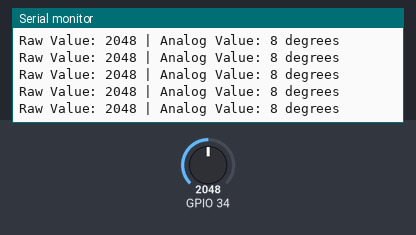
This sketch was run on a simulated ESP32. Parts: the last lines printed to the serial monitor. The test bench sets the inputs (shaded band); at power-on: GPIO 34 = 2048.

Above: at 1.2 s.
1.3 s: GPIO 34 set to 2866
At 1.31 s:
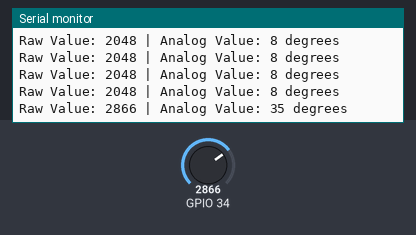
2.8 s: GPIO 34 set to 3603
At 2.82 s:
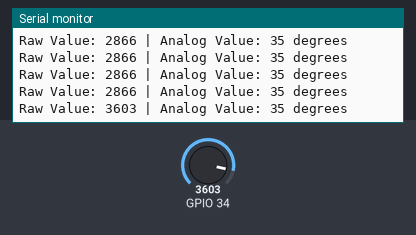
Timing chart, 0 to 5.8 s (numbered marks = the images above; inputs shaded):
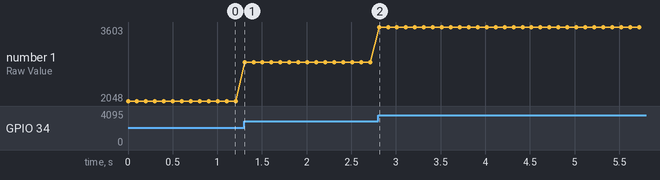

The sketch:

Steering_Feedback.ino
```cpp
void setup() {
    Serial.begin(115200);
}

void loop() {
    int analogValue = analogRead(34); // Use GPIO 34 as analog input
    Serial.print("Raw Value: ");
    Serial.print(analogValue);
    Serial.print(" | ");
    analogValue = map(constrain(analogValue, 1300, 2500), 1300, 2500, -35, 35); // Map to a range of 0-100
    Serial.print("Analog Value: ");
    Serial.print(analogValue);
    Serial.println(" degrees");
    delay(100);
}
```

Measured:
- after the input at 1.3 s, the serial monitor: prints a new line at once (image 1)
- after the input at 2.8 s, the serial monitor: prints a new line at once (image 2)
- plotted number 1: 2048 → 2866 after the input at 1.3 s, 2866 → 3603 after the input at 2.8 s
